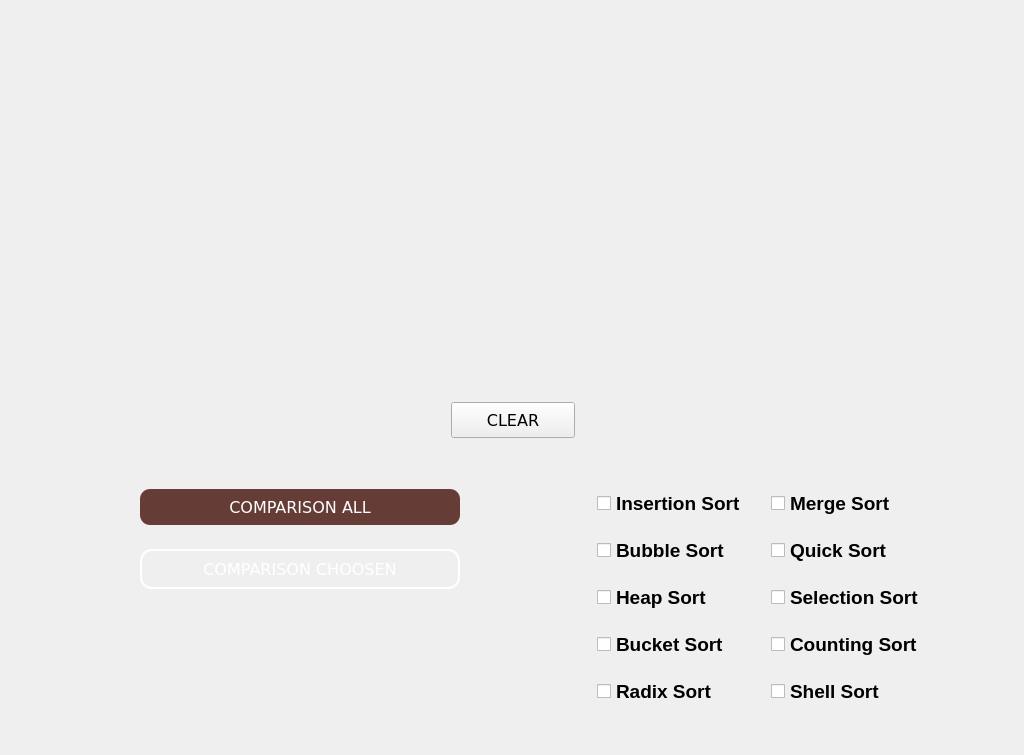
            <widget class="QWidget" name="comparePage">
             <widget class="QWidget" name="layoutWidget_2">
              <property name="geometry">
               <rect>
                <x>10</x>
                <y>0</y>
                <width>1005</width>
                <height>746</height>
               </rect>
              </property>
              <layout class="QVBoxLayout" name="verticalLayout_24">
               <item>
                <layout class="QHBoxLayout" name="horizontalLayout_17">
                 <item>
                  <spacer name="horizontalSpacer_17">
                   <property name="orientation">
                    <enum>Qt::Horizontal</enum>
                   </property>
                   <property name="sizeHint" stdset="0">
                    <size>
                     <width>40</width>
                     <height>20</height>
                    </size>
                   </property>
                  </spacer>
                 </item>
                 <item>
                  <widget class="MplSort" name="MplSortComparison" native="true">
                   <property name="sizePolicy">
                    <sizepolicy hsizetype="MinimumExpanding" vsizetype="Preferred">
                     <horstretch>0</horstretch>
                     <verstretch>0</verstretch>
                    </sizepolicy>
                   </property>
                   <property name="minimumSize">
                    <size>
                     <width>901</width>
                     <height>351</height>
                    </size>
                   </property>
                   <property name="maximumSize">
                    <size>
                     <width>4500</width>
                     <height>4500</height>
                    </size>
                   </property>
                  </widget>
                 </item>
                 <item>
                  <spacer name="horizontalSpacer_18">
                   <property name="orientation">
                    <enum>Qt::Horizontal</enum>
                   </property>
                   <property name="sizeHint" stdset="0">
                    <size>
                     <width>40</width>
                     <height>20</height>
                    </size>
                   </property>
                  </spacer>
                 </item>
                 <item>
                  <layout class="QVBoxLayout" name="verticalLayout_25"/>
                 </item>
                </layout>
               </item>
               <item>
                <spacer name="verticalSpacer_7">
                 <property name="orientation">
                  <enum>Qt::Vertical</enum>
                 </property>
                 <property name="sizeHint" stdset="0">
                  <size>
                   <width>20</width>
                   <height>40</height>
                  </size>
                 </property>
                </spacer>
               </item>
               <item>
                <layout class="QHBoxLayout" name="horizontalLayout_18">
                 <item>
                  <spacer name="horizontalSpacer_19">
                   <property name="orientation">
                    <enum>Qt::Horizontal</enum>
                   </property>
                   <property name="sizeHint" stdset="0">
                    <size>
                     <width>40</width>
                     <height>20</height>
                    </size>
                   </property>
                  </spacer>
                 </item>
                 <item>
                  <widget class="QPushButton" name="clear_btn_comparison">
                   <property name="minimumSize">
                    <size>
                     <width>124</width>
                     <height>36</height>
                    </size>
                   </property>
                   <property name="maximumSize">
                    <size>
                     <width>124</width>
                     <height>36</height>
                    </size>
                   </property>
                   <property name="font">
                    <font>
                     <family>Verdana</family>
                     <pointsize>12</pointsize>
                     <bold>false</bold>
                    </font>
                   </property>
                   <property name="styleSheet">
                    <string notr="true">#clear_btn{
border-radius: 12px;
border: 2px solid white;
background-color: rgb(f, f, f);
color: white;
}

#clear_btn:hover{
background-color:
qlineargradient(spread:pad, x1:0, y1:0, x2:0.625, y2:0.761, stop:0 rgba(48, 33, 14, 255), stop:1 rgba(0, 108, 80, 255));
}
</string>
                   </property>
                   <property name="text">
                    <string>CLEAR</string>
                   </property>
                  </widget>
                 </item>
                 <item>
                  <spacer name="horizontalSpacer_20">
                   <property name="orientation">
                    <enum>Qt::Horizontal</enum>
                   </property>
                   <property name="sizeHint" stdset="0">
                    <size>
                     <width>40</width>
                     <height>20</height>
                    </size>
                   </property>
                  </spacer>
                 </item>
                </layout>
               </item>
               <item>
                <spacer name="verticalSpacer_8">
                 <property name="orientation">
                  <enum>Qt::Vertical</enum>
                 </property>
                 <property name="sizeHint" stdset="0">
                  <size>
                   <width>20</width>
                   <height>40</height>
                  </size>
                 </property>
                </spacer>
               </item>
               <item>
                <layout class="QHBoxLayout" name="horizontalLayout_19">
                 <item>
                  <spacer name="horizontalSpacer_21">
                   <property name="orientation">
                    <enum>Qt::Horizontal</enum>
                   </property>
                   <property name="sizeHint" stdset="0">
                    <size>
                     <width>40</width>
                     <height>20</height>
                    </size>
                   </property>
                  </spacer>
                 </item>
                 <item>
                  <layout class="QVBoxLayout" name="verticalLayout_26">
                   <item>
                    <layout class="QHBoxLayout" name="horizontalLayout_20">
                     <item>
                      <spacer name="horizontalSpacer_22">
                       <property name="orientation">
                        <enum>Qt::Horizontal</enum>
                       </property>
                       <property name="sizeHint" stdset="0">
                        <size>
                         <width>40</width>
                         <height>20</height>
                        </size>
                       </property>
                      </spacer>
                     </item>
                     <item>
                      <layout class="QVBoxLayout" name="verticalLayout_27">
                       <property name="spacing">
                        <number>24</number>
                       </property>
                       <item>
                        <widget class="QPushButton" name="comparisonall_button">
                         <property name="minimumSize">
                          <size>
                           <width>320</width>
                           <height>36</height>
                          </size>
                         </property>
                         <property name="maximumSize">
                          <size>
                           <width>320</width>
                           <height>36</height>
                          </size>
                         </property>
                         <property name="font">
                          <font>
                           <family>Verdana</family>
                           <pointsize>12</pointsize>
                          </font>
                         </property>
                         <property name="styleSheet">
                          <string notr="true">#comparisonall_button{
background-color: rgb(102, 61, 54);
border-radius: 10px ;
color: white;
}

#comparisonall_button:hover{
background-color:qlineargradient(spread:pad, x1:0, y1:0, x2:0.625, y2:0.761, stop:0 rgba(48, 33, 14, 255), stop:1 rgba(0, 108, 80, 255));
}</string>
                         </property>
                         <property name="text">
                          <string>COMPARISON ALL</string>
                         </property>
                        </widget>
                       </item>
                       <item>
                        <widget class="QPushButton" name="comparisonchoosen_button">
                         <property name="minimumSize">
                          <size>
                           <width>320</width>
                           <height>40</height>
                          </size>
                         </property>
                         <property name="maximumSize">
                          <size>
                           <width>320</width>
                           <height>40</height>
                          </size>
                         </property>
                         <property name="font">
                          <font>
                           <family>Verdana</family>
                           <pointsize>12</pointsize>
                           <italic>false</italic>
                           <bold>false</bold>
                          </font>
                         </property>
                         <property name="styleSheet">
                          <string notr="true">#comparisonchoosen_button{
border-radius: 12px;
border: 2px solid white;
background-color: rgb(f, f, f);
color: white;
}

#comparisonchoosen_button:hover{
background-color:
qlineargradient(spread:pad, x1:0, y1:0, x2:0.625, y2:0.761, stop:0 rgba(48, 33, 14, 255), stop:1 rgba(0, 108, 80, 255));
}
</string>
                         </property>
                         <property name="text">
                          <string>COMPARISON CHOOSEN</string>
                         </property>
                        </widget>
                       </item>
                      </layout>
                     </item>
                     <item>
                      <spacer name="horizontalSpacer_23">
                       <property name="orientation">
                        <enum>Qt::Horizontal</enum>
                       </property>
                       <property name="sizeHint" stdset="0">
                        <size>
                         <width>40</width>
                         <height>20</height>
                        </size>
                       </property>
                      </spacer>
                     </item>
                    </layout>
                   </item>
                   <item>
                    <spacer name="verticalSpacer_9">
                     <property name="orientation">
                      <enum>Qt::Vertical</enum>
                     </property>
                     <property name="sizeHint" stdset="0">
                      <size>
                       <width>20</width>
                       <height>40</height>
                      </size>
                     </property>
                    </spacer>
                   </item>
                  </layout>
                 </item>
                 <item>
                  <spacer name="horizontalSpacer_24">
                   <property name="orientation">
                    <enum>Qt::Horizontal</enum>
                   </property>
                   <property name="sizeHint" stdset="0">
                    <size>
                     <width>40</width>
                     <height>20</height>
                    </size>
                   </property>
                  </spacer>
                 </item>
                 <item>
                  <layout class="QVBoxLayout" name="verticalLayout_28">
                   <item>
                    <layout class="QHBoxLayout" name="horizontalLayout_21">
                     <property name="spacing">
                      <number>24</number>
                     </property>
                     <item>
                      <layout class="QVBoxLayout" name="verticalLayout_29">
                       <property name="spacing">
                        <number>18</number>
                       </property>
                       <item>
                        <widget class="QCheckBox" name="insertionsort_checkBox">
                         <property name="font">
                          <font>
                           <pointsize>14</pointsize>
                           <bold>true</bold>
                          </font>
                         </property>
                         <property name="text">
                          <string>Insertion Sort</string>
                         </property>
                        </widget>
                       </item>
                       <item>
                        <widget class="QCheckBox" name="bubblesort_checkBox">
                         <property name="font">
                          <font>
                           <pointsize>14</pointsize>
                           <bold>true</bold>
                          </font>
                         </property>
                         <property name="text">
                          <string>Bubble Sort</string>
                         </property>
                        </widget>
                       </item>
                       <item>
                        <widget class="QCheckBox" name="heapsort_checkBox">
                         <property name="font">
                          <font>
                           <pointsize>14</pointsize>
                           <bold>true</bold>
                          </font>
                         </property>
                         <property name="text">
                          <string>Heap Sort</string>
                         </property>
                        </widget>
                       </item>
                       <item>
                        <widget class="QCheckBox" name="bucketsort_checkBox">
                         <property name="font">
                          <font>
                           <pointsize>14</pointsize>
                           <bold>true</bold>
                          </font>
                         </property>
                         <property name="text">
                          <string>Bucket Sort</string>
                         </property>
                        </widget>
                       </item>
                       <item>
                        <widget class="QCheckBox" name="radixsort_checkBox">
                         <property name="font">
                          <font>
                           <pointsize>14</pointsize>
                           <bold>true</bold>
                          </font>
                         </property>
                         <property name="text">
                          <string>Radix Sort</string>
                         </property>
                        </widget>
                       </item>
                      </layout>
                     </item>
                     <item>
                      <layout class="QVBoxLayout" name="verticalLayout_30">
                       <property name="spacing">
                        <number>18</number>
                       </property>
                       <item>
                        <widget class="QCheckBox" name="mergesort_checkBox">
                         <property name="font">
                          <font>
                           <pointsize>14</pointsize>
                           <bold>true</bold>
                          </font>
                         </property>
                         <property name="text">
                          <string>Merge Sort</string>
                         </property>
                        </widget>
                       </item>
                       <item>
                        <widget class="QCheckBox" name="quicksort_checkBox">
                         <property name="font">
                          <font>
                           <pointsize>14</pointsize>
                           <bold>true</bold>
                          </font>
                         </property>
                         <property name="text">
                          <string>Quick Sort</string>
                         </property>
                        </widget>
                       </item>
                       <item>
                        <widget class="QCheckBox" name="selectionsort_checkBox">
                         <property name="font">
                          <font>
                           <pointsize>14</pointsize>
                           <bold>true</bold>
                          </font>
                         </property>
                         <property name="text">
                          <string>Selection Sort</string>
                         </property>
                        </widget>
                       </item>
                       <item>
                        <widget class="QCheckBox" name="countingsort_checkBox">
                         <property name="font">
                          <font>
                           <pointsize>14</pointsize>
                           <bold>true</bold>
                          </font>
                         </property>
                         <property name="text">
                          <string>Counting Sort</string>
                         </property>
                        </widget>
                       </item>
                       <item>
                        <widget class="QCheckBox" name="shellsort_checkBox">
                         <property name="font">
                          <font>
                           <pointsize>14</pointsize>
                           <bold>true</bold>
                          </font>
                         </property>
                         <property name="text">
                          <string>Shell Sort</string>
                         </property>
                        </widget>
                       </item>
                      </layout>
                     </item>
                    </layout>
                   </item>
                   <item>
                    <spacer name="verticalSpacer_10">
                     <property name="orientation">
                      <enum>Qt::Vertical</enum>
                     </property>
                     <property name="sizeHint" stdset="0">
                      <size>
                       <width>20</width>
                       <height>40</height>
                      </size>
                     </property>
                    </spacer>
                   </item>
                  </layout>
                 </item>
                 <item>
                  <spacer name="horizontalSpacer_25">
                   <property name="orientation">
                    <enum>Qt::Horizontal</enum>
                   </property>
                   <property name="sizeHint" stdset="0">
                    <size>
                     <width>40</width>
                     <height>20</height>
                    </size>
                   </property>
                  </spacer>
                 </item>
                </layout>
               </item>
              </layout>
             </widget>
            </widget>
